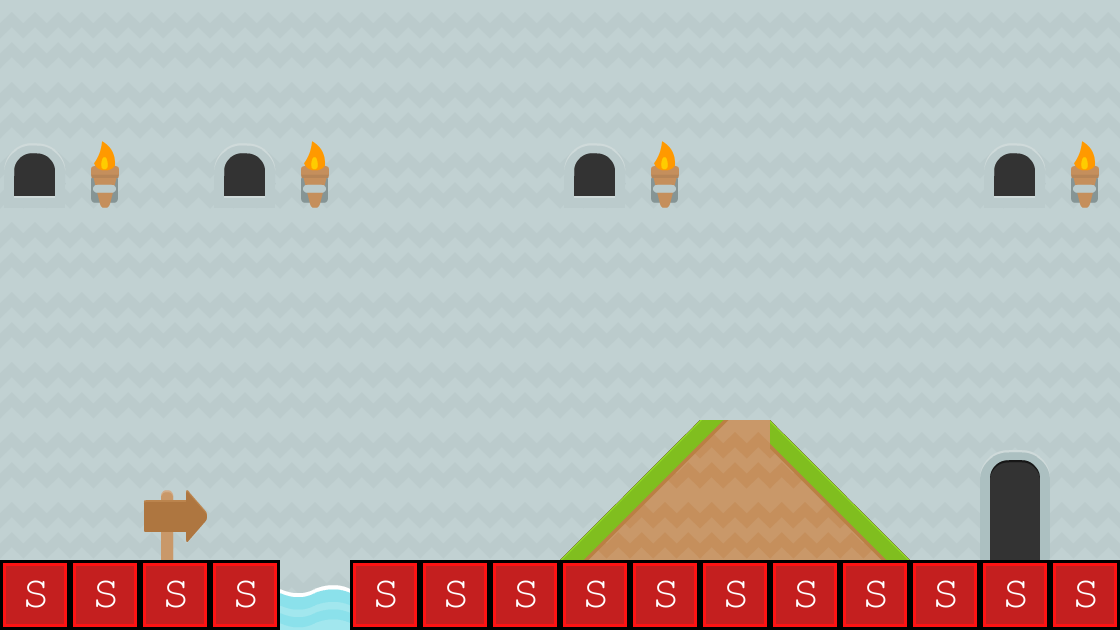

Below is a game level as drawn by its tile map, then a one-line description and the .tmx that defines it (tile-layer data replaced by summaries):
An orthogonal 16x9 tile map with 70x70 px tiles, 5 tile layers (background3, background2, background1, collision, ...), 2 tilesets and 3 objects (levelTrigger, BadGuy, Mushroom).

<map version="1.0" orientation="orthogonal" renderorder="right-down" width="16" height="9" tilewidth="70" tileheight="70" backgroundcolor="#4c807c">
 <tileset firstgid="1" name="background-tiles" tilewidth="70" tileheight="70">
  <image source="../img/background-tiles.png" width="910" height="910" />
 </tileset>
 <tileset firstgid="170" name="meta-tiles" tilewidth="70" tileheight="70">
  <image source="../img/meta-tiles.png" width="350" height="70" />
  <tile id="1">
   <properties>
    <property name="type" value="rslope" />
   </properties>
  </tile>
  <tile id="3">
   <properties>
    <property name="type" value="rslope" />
   </properties>
  </tile>
  <tile id="4">
   <properties>
    <property name="type" value="solid" />
   </properties>
  </tile>
 </tileset>
 <layer name="background3" width="16" height="9">
  <data>[144 cells, 144 non-empty, 1 distinct tile ids]</data>
 </layer>
 <layer name="background2" width="16" height="9">
  <data>[144 cells, 1 non-empty, 1 distinct tile ids]</data>
 </layer>
 <layer name="background1" width="16" height="9">
  <data>[144 cells, 17 non-empty, 3 distinct tile ids]</data>
 </layer>
 <layer name="collision" width="16" height="9">
  <data>[144 cells, 23 non-empty, 3 distinct tile ids]</data>
 </layer>
 <objectgroup name="trigger-entities">
  <object name="levelTrigger" x="978" y="439" width="72" height="122">
   <properties>
    <property name="level" value="ChrisLevel02" />
    <property name="xSpawn" value="400" />
    <property name="ySpawn" value="0" />
   </properties>
  </object>
 </objectgroup>
 <layer name="foreground1" width="16" height="9">
  <data>[144 cells, 17 non-empty, 8 distinct tile ids]</data>
 </layer>
 <objectgroup name="EnemyEntities">
  <object name="BadGuy" x="421" y="487" width="138" height="72" />
 </objectgroup>
 <objectgroup name="CollectableEntities">
  <object name="Mushroom" x="694" y="360" width="76" height="61" />
 </objectgroup>
</map>
